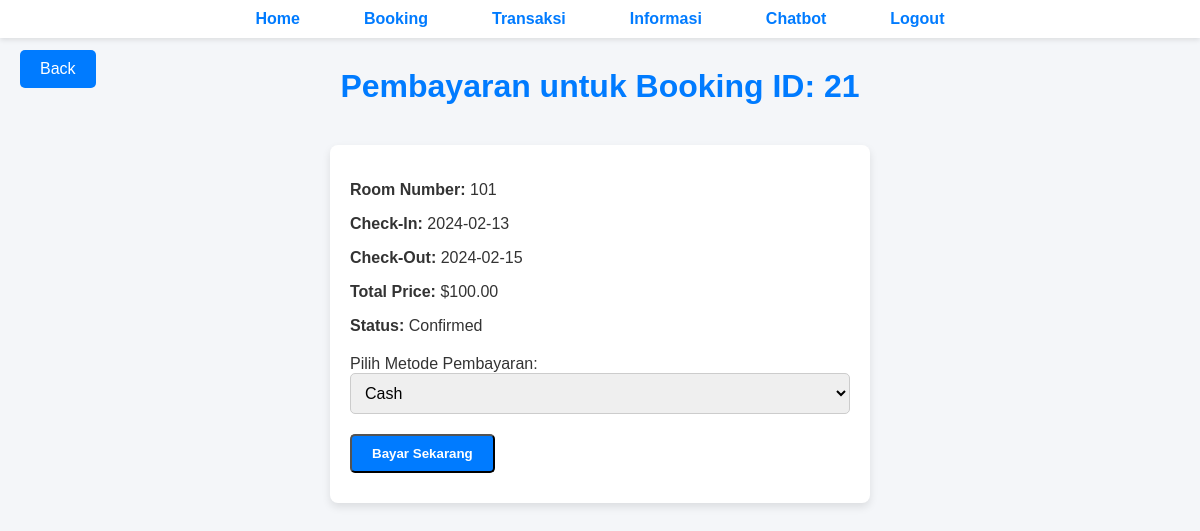
The page /pengguna/pembayaran.php?booking_id=21 (signed in) on the database its author committed.
### tables this page shows
CREATE TABLE `bookings` (
  `booking_id` int(11) NOT NULL,
  `user_id` int(11) DEFAULT NULL,
  `room_id` int(11) DEFAULT NULL,
  `check_in_date` date NOT NULL,
  `check_out_date` date NOT NULL,
  `total_price` decimal(10,2) NOT NULL,
  `booking_status` enum('Pending','Confirmed','Cancelled') DEFAULT 'Pending'
);

CREATE TABLE `rooms` (
  `room_id` int(11) NOT NULL,
  `room_number` varchar(10) NOT NULL,
  `room_type` enum('Single','Double','Suite') NOT NULL,
  `price_per_night` decimal(10,2) NOT NULL,
  `availability` enum('YES','NO') NOT NULL
);

### pengguna/pembayaran.php (the view, shortened to what this page needs)
<?php
include '../includes/navbar_pengguna.php';
include '../includes/db.php';
$booking_id = isset($_GET['booking_id']) ? intval($_GET['booking_id']) : 0;
$user_id = $_SESSION['user_id'];
$stmt = $conn->prepare("
    SELECT bookings.*, rooms.room_number
    FROM bookings
    LEFT JOIN rooms ON bookings.room_id = rooms.room_id
    WHERE bookings.booking_id = ? AND bookings.user_id = ?
");
$stmt->execute([$booking_id, $user_id]);
$booking = $stmt->fetch(PDO::FETCH_ASSOC);
$paymentSuccessful = false;
?>
<!DOCTYPE html>
<html lang="en">
<head>
    <link rel="stylesheet" href="../css/style.css">
</head>
<body>
    <a href="transaksi_pengguna.php" class="back-button">Back</a>
    <h1>Pembayaran untuk Booking ID: <?php echo $booking['booking_id']; ?></h1>
    <div class="payment-container">
        <?php if ($paymentSuccessful): ?>
            <div class="confirmation-message">
                <p>Transaction Complete! Your booking is now confirmed.</p>
                <a href="transaksi_pengguna.php" class="payment-button">Go to Transactions</a>
            </div>
        <?php else: ?>
            <div class="payment-details">
                <p><strong>Room Number:</strong> <?php echo htmlspecialchars($booking['room_number']); ?></p>
                <p><strong>Check-In:</strong> <?php echo $booking['check_in_date']; ?></p>
                <p><strong>Check-Out:</strong> <?php echo $booking['check_out_date']; ?></p>
                <p><strong>Total Price:</strong> $<?php echo $booking['total_price']; ?></p>
                <p><strong>Status:</strong> <?php echo $booking['booking_status']; ?></p>
            </div>
            <form method="POST">
                <label for="payment_method">Pilih Metode Pembayaran:</label>
                <select id="payment_method" name="payment_method" required class="form-input">
                    <option value="cash">Cash</option>
                </select>
                <button type="submit" class="payment-button">Bayar Sekarang</button>
            </form>
        <?php endif; ?>
    </div>
</body>
</html>

### css/style.css (style rules this page uses)
body { font-family: 'Arial', sans-serif; background-color: #f4f6f9; color: #333; margin: 0; padding: 0; }
h1, h2 { text-align: center; margin-top: 30px; font-size: 2rem; color: #007BFF; }
.back-button { position: absolute; top: 50px; left: 20px; background-color: #007BFF; color: white; padding: 10px 20px; border-radius: 5px; text-decoration: none; font-size: 16px; display: inline-block; }
.booking-container, .payment-container, .table-container { max-width: 500px; margin: 40px auto; padding: 20px; background-color: #fff; border-radius: 8px; box-shadow: 0 4px 8px rgba(0, 0, 0, 0.1); }
.payment-button, .form-button, .connect-button, .pay-button { padding: 10px 20px; background-color: #007BFF; color: white; border-radius: 5px; text-decoration: none; font-weight: bold; display: block; margin: 10px 0; }
.form-input { width: 100%; padding: 10px; margin-bottom: 10px; border-radius: 5px; border: 1px solid #ccc; font-size: 16px; }
.payment-details p { font-size: 16px; }

### pengguna/pembayaran.php (style rules this page uses)
.payment-container { max-width: 500px; margin: 40px auto; padding: 20px; background-color: #fff; border-radius: 8px; box-shadow: 0 4px 8px rgba(0, 0, 0, 0.1); }
.payment-button { padding: 10px 20px; background-color: #007BFF; color: white; border-radius: 5px; text-decoration: none; font-weight: bold; display: block; margin: 10px 0; }
.payment-details { margin-bottom: 20px; }
.payment-details p { font-size: 16px; }
.back-button { position: absolute; top: 50px; left: 20px; background-color: #007BFF; color: white; padding: 10px 20px; border-radius: 5px; text-decoration: none; font-size: 16px; display: inline-block; }

### rows shown on the page
bookings: booking_id "21", room.room_number "101", check_in_date "2024-02-13", check_out_date "2024-02-15", total_price "100.00", booking_status "Confirmed"
